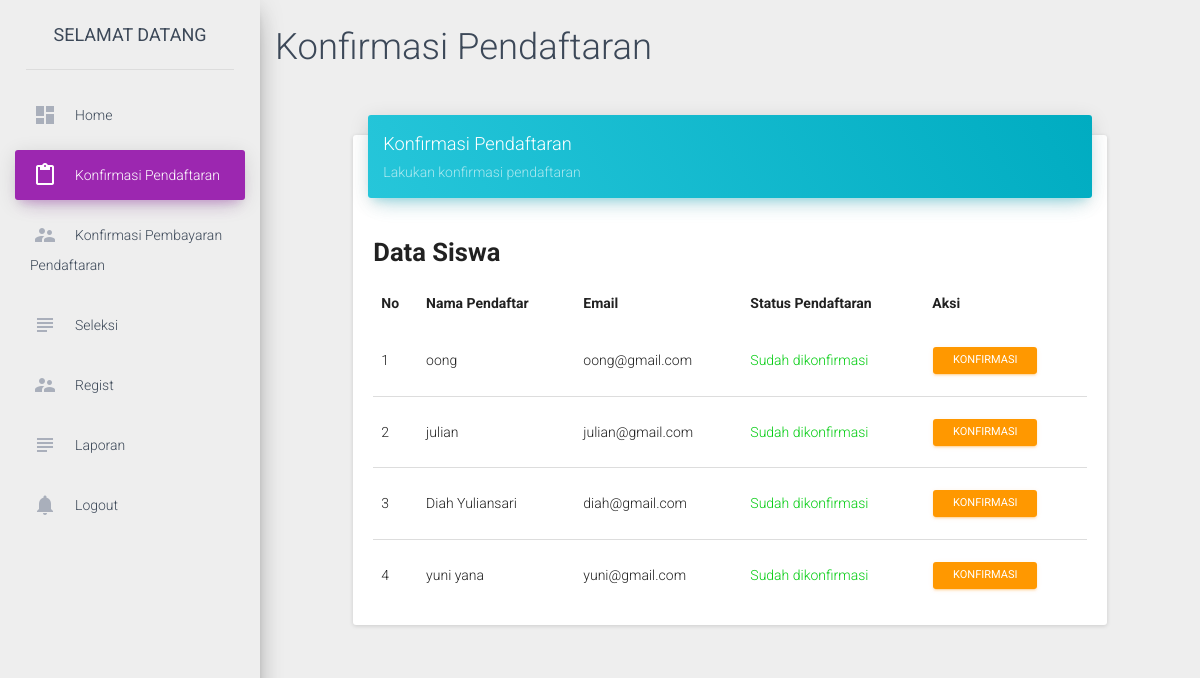
/dashboard/index.php?page=7 (signed in), run on the app's committed database.
### tables this page shows
CREATE TABLE IF NOT EXISTS `detail_pendaftaran` (
  `Id` int(11) NOT NULL AUTO_INCREMENT,
  `id_user` int(11) DEFAULT NULL,
  `id_admin` int(11) DEFAULT NULL,
  `tanggal_daftar` date DEFAULT NULL,
  `status_pendaftaran` varchar(255) DEFAULT NULL,
  PRIMARY KEY (`Id`),
  KEY `id_user` (`id_user`),
  KEY `id_admin` (`id_admin`)
);

CREATE TABLE IF NOT EXISTS `pendaftaran` (
  `Id` int(11) NOT NULL AUTO_INCREMENT,
  `nama` varchar(100) DEFAULT NULL,
  `nama_panggilan` varchar(50) DEFAULT NULL,
  `tempat_lahir` varchar(50) DEFAULT NULL,
  `tanggal_lahir` date DEFAULT NULL,
  `jenis_kelamin` char(1) DEFAULT NULL,
  `anak_ke` int(11) DEFAULT NULL,
  `jumlah_saudara` int(11) DEFAULT NULL,
  `di_jakarta_ikut` varchar(100) DEFAULT NULL,
  `nama_ayah` varchar(255) DEFAULT NULL,
  `tempat_lahir_ayah` varchar(255) DEFAULT NULL,
  `tanggal_lahir_ayah` date DEFAULT NULL,
  `pendidikan_terakhir_ayah` varchar(50) DEFAULT NULL,
  `pekerjaan_ayah` varchar(255) DEFAULT NULL,
  `agama_ayah` varchar(255) DEFAULT NULL,
  `nama_ibu` varchar(255) DEFAULT NULL,
  `tempat_lahir_ibu` varchar(255) DEFAULT NULL,
  `tanggal_lahir_ibu` date DEFAULT NULL,
  `pendidikan_terakhir_ibu` varchar(255) DEFAULT NULL,
  `pekerjaan_ibu` varchar(255) DEFAULT NULL,
  `agama_ibu` varchar(255) DEFAULT NULL,
  `telp` varchar(255) DEFAULT NULL,
  `upload_akte` varchar(255) DEFAULT NULL,
  `upload_kartu_keluarga` varchar(255) DEFAULT NULL,
  `foto_anak` varchar(255) DEFAULT NULL,
  `foto_keluarga` varchar(255) DEFAULT NULL,
  PRIMARY KEY (`Id`)
);

CREATE TABLE IF NOT EXISTS `akun` (
  `Id` int(11) NOT NULL AUTO_INCREMENT,
  `email` varchar(255) DEFAULT NULL,
  `password` varchar(255) DEFAULT NULL,
  `nama_admin` varchar(255) DEFAULT NULL,
  `role_user` varchar(255) DEFAULT NULL,
  `id_user` int(255) DEFAULT NULL,
  PRIMARY KEY (`Id`),
  KEY `id_user` (`id_user`),
  KEY `id_user_2` (`id_user`)
);

### dashboard/include/konfirmasi_pendaftaran.php (the view, shortened to what this page needs)
<h2>Konfirmasi Pendaftaran</h2>
<div class="row">
    <div class="col-sm-12 col-md-8 col-lg-10 col-lg-offset-1">
        <div class="card" style="margin-top: 50px">
            <div class="card-header" data-background-color="blue">
                <h4 class="title">Konfirmasi Pendaftaran</h4>
                <p class="category">Lakukan konfirmasi pendaftaran</p>
            </div>
            <div class="card-content">
                <h3 style="overflow: hidden;"><b>Data Siswa</b></h3>
				<table class="table table-hover">
					<thead>
						<tr>
							<td><b>No</b></td>
							<td><b>Nama Pendaftar</b></td>
							<td><b>Email</b></td>
							<td><b>Status Pendaftaran</b></td>
							<td><b>Aksi</b></td>
						</tr>
					</thead>
				    <tbody>
				    	<?php
				    		$query 	= "SELECT a.nama, a.id as id_daftar, b.id as id_akun,b.email,c.*
				    				FROM pendaftaran a, akun b, detail_pendaftaran c
						    		WHERE a.id=b.id_user
						    		AND b.role_user=1
						    		AND c.id_user = a.id
                    				AND a.upload_akte != ''
                    				AND a.upload_kartu_keluarga != ''
                    				AND a.foto_anak != ''
                    				AND a.foto_keluarga != ''";
				    		$exec 	=	mysqli_query($conn, $query);
				    		if ($exec) {
				    			$total	= mysqli_num_rows($exec);
				    			if ($total > 0) {
				    				while ($rows = mysqli_fetch_array($exec)) {
				    				    $status = $rows['status_pendaftaran'];
				    	?>
									<tr>
										<td><?php echo ++$no; ?></td>
										<td><?php echo $rows['nama']; ?></td>
										<td><?php echo $rows['email']; ?></td>
										<td><?php
										$status == 0 ?
										print("<font color='#e74c3c'>Belum dikonfirmasi</font>") :
										print("<font color='##2ecc71'>Sudah dikonfirmasi</font>");
										?></td>
										<td>
											<a href="include/proses_konfirmasi_pendaftaran.php?ida=<?php echo $rows['id_akun'] ?>&idd=<?php echo $rows['id_daftar'] ?>&idu=<?php echo $Id ?>" class="btn btn-warning btn-sm">Konfirmasi</a>
										</td>
									</tr>
				    	<?php
				    				}
				    			}else{
				    				echo "<td colspan='5' align='center'><h3><b>Belum ada siswa daftar</b></h3></td>";
				    			}
				    		}else{
				    			echo mysqli_error($conn);
				    		}
				    	?>
				    </tbody>
				</table>
            </div>
        </div>
    </div>
</div>

### data on the page
detail_pendaftaran: id_user.nama "oong", akun.email "oong@gmail.com"
detail_pendaftaran: id_user.nama "julian", akun.email "julian@gmail.com"
detail_pendaftaran: id_user.nama "Diah Yuliansari", akun.email "diah@gmail.com"
detail_pendaftaran: id_user.nama "yuni yana", akun.email "yuni@gmail.com"
